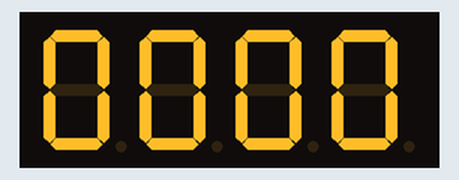
Simulated run of this sketch. Board: Arduino Uno, built with avr-gcc and run on an emulated ATmega328P. On the bench: 4-digit seven-segment display. Wiring (inferred from the names in the program): 4-digit 7-segment display, segments lit when HIGH: segments pin 2, pin 3, pin 4, pin 5, pin 6, pin 7, pin 8; digit selects pin 10, pin 11, pin 12, pin 13. The segment pins are drawn as the display they are named for.

Above: at 0.14 s.
At 4.86 s:
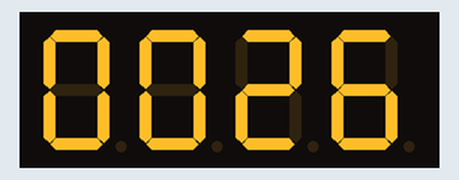
At 9.94 s:
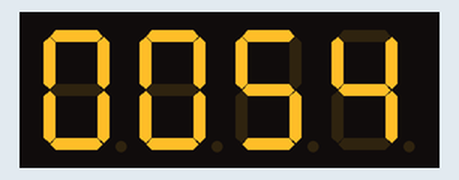
At 19.91 s:
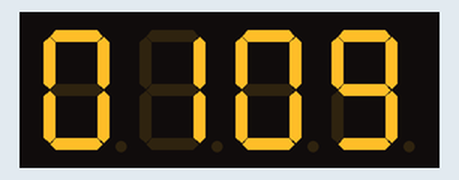
At 28.8 s:
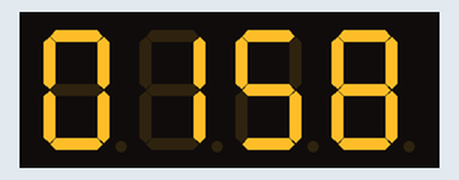
At 39.68 s:
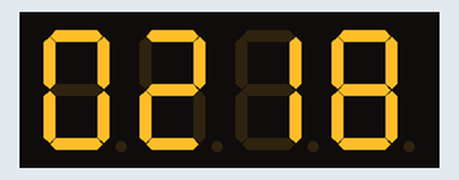

The sketch:

4_digit_7_segment_0_to_9999.ino
```cpp
/*
          A
      |=======|
    F |   G   | B
      |=======|
    E |       | C
      |=======|   o DP
          D
*/

/*
   Pin the circuit as below

   DP - 1
   A - 2
   B - 3
   C - 4
   D - 5
   E - 6
   F - 7
   G - 8

   D1 - 10
   D2 - 11
   D3 - 12
   D4 - 13
*/

#define DP 1
#define A 2
#define B 3
#define C 4
#define D 5
#define E 6
#define F 7
#define G 8

#define D1 10
#define D2 11
#define D3 12
#define D4 13

/* arr[i] is the combination of bit to activate LED segments for number i */
unsigned char arr[] = {0b01111110, 0b00110000, 0b01101101, 0b01111001, 0b00110011,
                       0b01011011, 0b01011111, 0b01110000, 0b01111111, 0b01111011
                      };

/* delay time means the instance of time that the number display */
/* if delay time is 1000, it means each number will be displayed in 1 second */
const int delay_time = 10;  /* here I set it equals to 25 ms */


void all_off()
{
  digitalWrite(D1, HIGH);
  digitalWrite(D2, HIGH);
  digitalWrite(D3, HIGH);
  digitalWrite(D4, HIGH);

  digitalWrite(A, LOW);
  digitalWrite(B, LOW);
  digitalWrite(C, LOW);
  digitalWrite(D, LOW);
  digitalWrite(E, LOW);
  digitalWrite(F, LOW);
  digitalWrite(G, LOW);
  digitalWrite(DP, LOW);
}


void all_on()
{
  digitalWrite(D1, LOW);
  digitalWrite(D2, LOW);
  digitalWrite(D3, LOW);
  digitalWrite(D4, LOW);

  digitalWrite(A, HIGH);
  digitalWrite(B, HIGH);
  digitalWrite(C, HIGH);
  digitalWrite(D, HIGH);
  digitalWrite(E, HIGH);
  digitalWrite(F, HIGH);
  digitalWrite(G, HIGH);
  digitalWrite(DP, HIGH);
}


void digit(int value)
{
  all_off();
  digitalWrite(value, LOW);
}


void display_led(int value)
{
  for (int i = 0; i < 8; i++)
  {
    digitalWrite((i + 1), bitRead( arr[value], (7 - i) ));
  }
}


void setup()
{
  Serial.begin(9600);
  for (int i = 1; i <= 8; i++)
    pinMode(i, OUTPUT);

  pinMode(D1, OUTPUT);
  pinMode(D2, OUTPUT);
  pinMode(D3, OUTPUT);
  pinMode(D4, OUTPUT);

  all_off();
}


void loop()
{
  int digit_1, digit_2, digit_3, digit_4;
  /* A for loop to runs from 0000 to 9999 */
  for (int index = 0; index <= 9999; index++)
  {
    digit_4 = index % 10;
    digit_3 = (index / 10) % 10;
    digit_2 = (index / 100) % 10;
    digit_1 = (index / 1000) % 10;

    int arr_digit[4] = {digit_1, digit_2, digit_3, digit_4};

    /* A loop to display each number in a certain time for observation */
    for (int tick = 0; tick <= 4 * delay_time; tick++)
    {
      /* A loop to activate consequently first digit, then second digit, then third digit... etc. */
      for (int active = 10; active <= 13; active++)
      {
        /*
            For first digit (pin 10), have to display arr_digit[0]
            For second digit (pin 11), have to display arr_digit[1]
            For third digit (pin 12), have to display arr_digit[2]
            For fourth digit (pin 13), have to display arr_digit[3]
        */
        digit(active);
        display_led(arr_digit[active - 10]);
        delay(1);
      }
    }

  }
}
```
